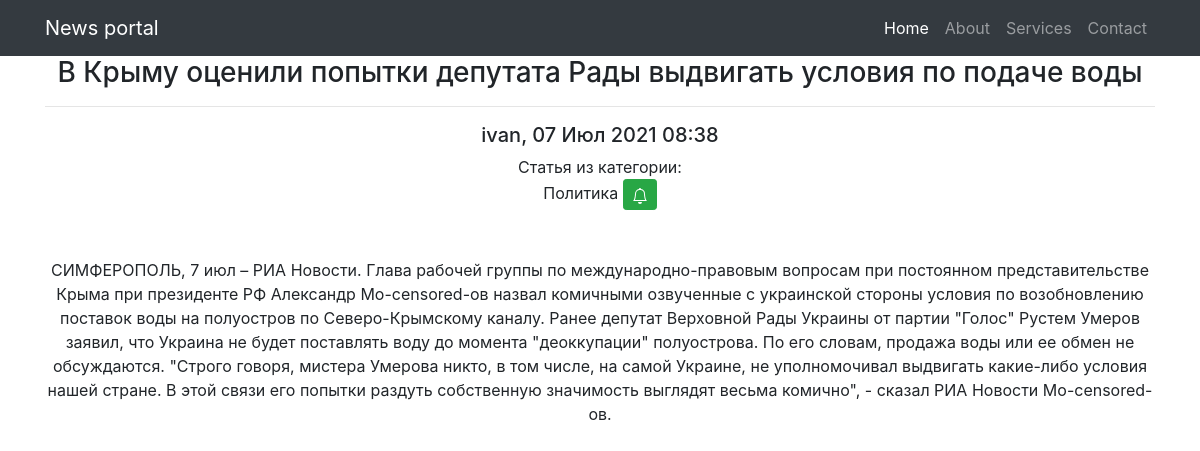
Screenshot of /posts/18/ (signed in) with the database file from the repository.
### news/models.py (models this page shows, shortened)
class Post(models.Model):
    author = models.ForeignKey(Author, on_delete=models.CASCADE, verbose_name='Автор')
    NEWS = 'NW'
    ARTICLE = 'AR'
    RUBRIC = (
        (NEWS, 'Новость'), (ARTICLE, 'Статья')
    )
    categoryType = models.CharField(max_length=2, choices=RUBRIC, default=ARTICLE)
    time_post = models.DateTimeField(auto_now_add=True, verbose_name='Время публикации')
    postCategory = models.ManyToManyField(Category, through='PostCategory', verbose_name='Категория')
    title = models.CharField(max_length=128, verbose_name='Заголовок')
    text = models.TextField()
    rating = models.SmallIntegerField(default=0)
    class Meta:
        verbose_name = 'Публикация'
        verbose_name_plural = 'Публикации'

class Author(models.Model):
    authorUser = models.OneToOneField(User, on_delete=models.CASCADE)
    ratingAuthor = models.SmallIntegerField(default=0)
    def __str__(self):
        return self.authorUser.username
    class Meta:
        verbose_name = 'Автор'
        verbose_name_plural = 'Авторы'

class Category(models.Model):
    name = models.CharField(max_length=32, unique=True, verbose_name='Категория')
    subscribers = models.ManyToManyField(User, blank=True)
    def __str__(self):
        return self.name
    class Meta:
        verbose_name = 'Категория'
        verbose_name_plural = 'Категории'

### news/views.py (the view, shortened to what this page needs)
# urls.py: path('<int:pk>/', PostDetailView.as_view(), name='post_detail'),
class PostDetailView(PermissionRequiredMixin, DetailView):
    model = Post
    template_name = 'post_detail.html'
    context_object_name = 'post'
    permission_required = ('news.add_post',)
    def get_object(self, *args, **kwargs):  # переопределяем метод получения объекта, как ни странно
        obj = cache.get(f'post-{self.kwargs["pk"]}', None)  # кэш очень похож на словарь, и метод get действует также. Он забирает значение по ключу, если его нет, то забирает None.
        if not obj:
            obj = super().get_object(queryset=self.queryset)
            cache.set(f'post-{self.kwargs["pk"]}', obj)
        return obj
    def get_context_data(self, *args, **kwargs):
        context = super(PostDetailView, self).get_context_data(**kwargs)
        try:
            context['PCC'] = PostCategory.objects.get(postThrough=self.kwargs['pk']).categoryThrough
            context['all_category'] = Category.objects.get(post=self.kwargs.get('pk'))
            context['is_subscriber'] = Category.objects.get(post=self.kwargs.get('pk')).subscribers.filter(username=self.request.user).exists()
        except Comment.DoesNotExist:
            context['PCC'] = None
            context['all_category'] = None
        return context

### news/templatetags/custom_filters.py (called while the page is built)
@register.filter(name='censor')  # регистрируем наш фильтр под именем Censor
def censor(text):
    for word in censored_words:
        if word in text:
            text = text.replace(word, '-censored-')
        else:
            continue
    return text

### news/templates/news/post_detail.html (shortened to what this page needs)
{% extends 'flatpages/default.html' %}
{% load custom_filters %}
{% load cache %}
{% block content %}
<h3> {{ post.title|censor }} </h3>
<hr>
<h5> {{ post.author }}, {{ post.time_post|date:'d M Y H:i' }}</h5>
<div>
{% if PCC %}
    {{ post.get_categoryType_display }} из категории:
<div>
{% if user.is_authenticated %}
    {% if not is_subscriber %}
    <form action="{% url 'subscribe' PCC.pk %}" method="POST">
        {{ PCC }}
        <button class="btn btn-success btn-sm" type="submit"></button>
    </form>
    {% endif %}
{% endif %}
</div>
    <br><br>
    <p>{{ post.text|censor }}</p>
    <br>
    {% else %}
        <h2>Категория не присвоена!</h2>
    {% endif %}
</div>
{% endblock content %}

### rows the page displays
Post: title|censor "В Крыму оценили попытки депутата Рады выдвигать условия по подаче воды", author "ivan", time_post "07 Июл 2021 08:38", categoryType "Статья", text|censor "СИМФЕРОПОЛЬ, 7 июл – РИА Новости. Глава рабочей группы по международно-правовым вопросам при постоянном представительстве Крыма при президенте РФ Александр Мо-censored-ов назвал комичными озвученные с украинской стороны условия по возобновлению поставок воды на полуостров по Северо-Крымскому каналу. Ранее депутат Верховной Рады Украины от партии \"Голос\" Рустем Умеров заявил, что Украина не будет поставлять воду до момента \"деоккупации\" полуострова. По его словам, продажа воды или ее обмен не обсуждаются. \"Строго говоря, мистера Умерова никто, в том числе, на самой Украине, не уполномочивал выдвигать какие-либо условия нашей стране. В этой связи его попытки раздуть собственную значимость…"
Category: name "Политика"
